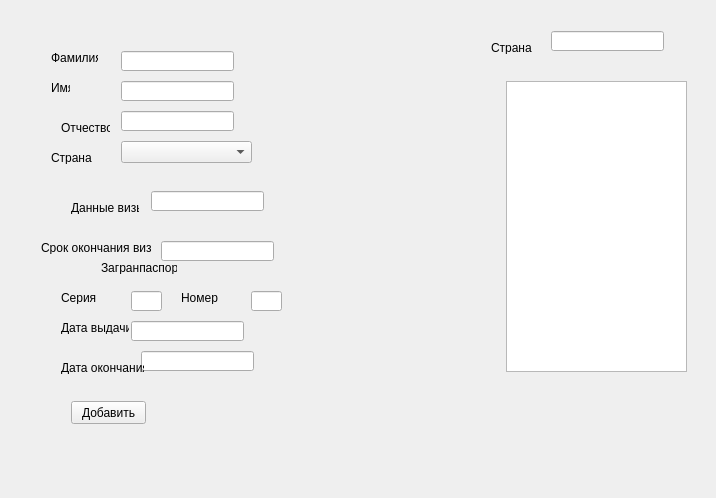
<?xml version="1.0" encoding="UTF-8"?>
<ui version="4.0">
 <class>Widget</class>
 <widget class="QWidget" name="Widget">
  <property name="geometry">
   <rect>
    <x>0</x>
    <y>0</y>
    <width>716</width>
    <height>498</height>
   </rect>
  </property>
  <property name="windowTitle">
   <string>Widget</string>
  </property>
  <layout class="QGridLayout" name="gridLayout">
   <item row="0" column="0">
    <widget class="QStackedWidget" name="stackedWidget">
     <property name="currentIndex">
      <number>0</number>
     </property>
     <widget class="QWidget" name="page">
      <widget class="QLineEdit" name="lineEdit">
       <property name="geometry">
        <rect>
         <x>110</x>
         <y>40</y>
         <width>113</width>
         <height>20</height>
        </rect>
       </property>
      </widget>
      <widget class="QLineEdit" name="lineEdit_2">
       <property name="geometry">
        <rect>
         <x>110</x>
         <y>70</y>
         <width>113</width>
         <height>20</height>
        </rect>
       </property>
      </widget>
      <widget class="QLineEdit" name="lineEdit_3">
       <property name="geometry">
        <rect>
         <x>110</x>
         <y>100</y>
         <width>113</width>
         <height>20</height>
        </rect>
       </property>
      </widget>
      <widget class="QLabel" name="label">
       <property name="geometry">
        <rect>
         <x>40</x>
         <y>40</y>
         <width>47</width>
         <height>13</height>
        </rect>
       </property>
       <property name="text">
        <string>Фамилия</string>
       </property>
      </widget>
      <widget class="QLabel" name="label_2">
       <property name="geometry">
        <rect>
         <x>40</x>
         <y>70</y>
         <width>19</width>
         <height>13</height>
        </rect>
       </property>
       <property name="text">
        <string>Имя</string>
       </property>
      </widget>
      <widget class="QLabel" name="label_3">
       <property name="geometry">
        <rect>
         <x>50</x>
         <y>110</y>
         <width>49</width>
         <height>13</height>
        </rect>
       </property>
       <property name="text">
        <string>Отчество</string>
       </property>
      </widget>
      <widget class="QLineEdit" name="lineEdit_4">
       <property name="geometry">
        <rect>
         <x>540</x>
         <y>20</y>
         <width>113</width>
         <height>20</height>
        </rect>
       </property>
      </widget>
      <widget class="QLabel" name="label_4">
       <property name="geometry">
        <rect>
         <x>480</x>
         <y>30</y>
         <width>49</width>
         <height>13</height>
        </rect>
       </property>
       <property name="text">
        <string>Страна</string>
       </property>
      </widget>
      <widget class="QLineEdit" name="lineEdit_5">
       <property name="geometry">
        <rect>
         <x>140</x>
         <y>180</y>
         <width>113</width>
         <height>20</height>
        </rect>
       </property>
      </widget>
      <widget class="QLabel" name="label_5">
       <property name="geometry">
        <rect>
         <x>60</x>
         <y>190</y>
         <width>68</width>
         <height>13</height>
        </rect>
       </property>
       <property name="text">
        <string>Данные визы</string>
       </property>
      </widget>
      <widget class="QLineEdit" name="lineEdit_6">
       <property name="geometry">
        <rect>
         <x>150</x>
         <y>230</y>
         <width>113</width>
         <height>20</height>
        </rect>
       </property>
      </widget>
      <widget class="QLabel" name="label_6">
       <property name="geometry">
        <rect>
         <x>30</x>
         <y>230</y>
         <width>110</width>
         <height>13</height>
        </rect>
       </property>
       <property name="text">
        <string>Срок окончания визы</string>
       </property>
      </widget>
      <widget class="QLabel" name="label_7">
       <property name="geometry">
        <rect>
         <x>40</x>
         <y>140</y>
         <width>49</width>
         <height>13</height>
        </rect>
       </property>
       <property name="text">
        <string>Страна</string>
       </property>
      </widget>
      <widget class="QComboBox" name="comboBox">
       <property name="geometry">
        <rect>
         <x>110</x>
         <y>130</y>
         <width>131</width>
         <height>22</height>
        </rect>
       </property>
      </widget>
      <widget class="QTableView" name="tableView">
       <property name="geometry">
        <rect>
         <x>495</x>
         <y>70</y>
         <width>181</width>
         <height>291</height>
        </rect>
       </property>
      </widget>
      <widget class="QLineEdit" name="lineEdit_7">
       <property name="geometry">
        <rect>
         <x>120</x>
         <y>280</y>
         <width>31</width>
         <height>20</height>
        </rect>
       </property>
      </widget>
      <widget class="QLabel" name="label_8">
       <property name="geometry">
        <rect>
         <x>50</x>
         <y>280</y>
         <width>47</width>
         <height>13</height>
        </rect>
       </property>
       <property name="text">
        <string>Серия</string>
       </property>
      </widget>
      <widget class="QLineEdit" name="lineEdit_8">
       <property name="geometry">
        <rect>
         <x>120</x>
         <y>310</y>
         <width>113</width>
         <height>20</height>
        </rect>
       </property>
      </widget>
      <widget class="QLabel" name="label_9">
       <property name="geometry">
        <rect>
         <x>50</x>
         <y>310</y>
         <width>68</width>
         <height>13</height>
        </rect>
       </property>
       <property name="text">
        <string>Дата выдачи</string>
       </property>
      </widget>
      <widget class="QLineEdit" name="lineEdit_9">
       <property name="geometry">
        <rect>
         <x>130</x>
         <y>340</y>
         <width>113</width>
         <height>20</height>
        </rect>
       </property>
      </widget>
      <widget class="QLabel" name="label_10">
       <property name="geometry">
        <rect>
         <x>50</x>
         <y>350</y>
         <width>83</width>
         <height>13</height>
        </rect>
       </property>
       <property name="text">
        <string>Дата окончания</string>
       </property>
      </widget>
      <widget class="QLineEdit" name="lineEdit_10">
       <property name="geometry">
        <rect>
         <x>240</x>
         <y>280</y>
         <width>31</width>
         <height>20</height>
        </rect>
       </property>
      </widget>
      <widget class="QLabel" name="label_11">
       <property name="geometry">
        <rect>
         <x>170</x>
         <y>280</y>
         <width>47</width>
         <height>13</height>
        </rect>
       </property>
       <property name="text">
        <string>Номер</string>
       </property>
      </widget>
      <widget class="QLabel" name="label_12">
       <property name="geometry">
        <rect>
         <x>90</x>
         <y>250</y>
         <width>76</width>
         <height>13</height>
        </rect>
       </property>
       <property name="text">
        <string>Загранпаспорт</string>
       </property>
      </widget>
      <widget class="QPushButton" name="pushButton">
       <property name="geometry">
        <rect>
         <x>60</x>
         <y>390</y>
         <width>75</width>
         <height>23</height>
        </rect>
       </property>
       <property name="text">
        <string>Добавить</string>
       </property>
      </widget>
     </widget>
     <widget class="QWidget" name="page_2">
      <widget class="QTableView" name="tableView_2">
       <property name="geometry">
        <rect>
         <x>20</x>
         <y>20</y>
         <width>661</width>
         <height>431</height>
        </rect>
       </property>
      </widget>
     </widget>
    </widget>
   </item>
  </layout>
 </widget>
 <layoutdefault spacing="6" margin="11"/>
 <resources/>
 <connections/>
</ui>
